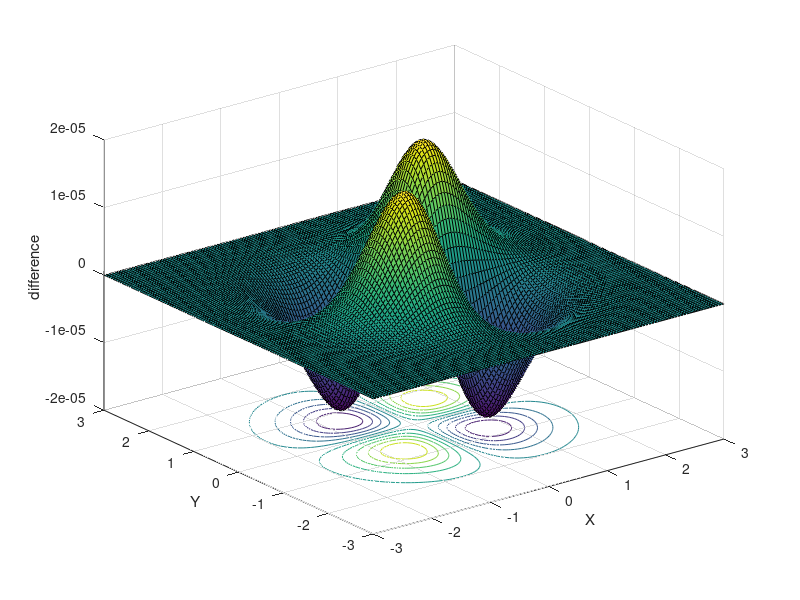

Write the MATLAB code that produced this figure.
close all; clc

lims=3;
figure;

for step=1:-0.05:0.05

    x=-lims:step:lims;
    y=-lims:step:lims;

    [X,Y]=meshgrid(x,y);

    gaussian=exp(-(X.*X+Y.*Y));

    XPlus=X+step;
    YPlus=Y+step;
    XMinus=X-step;
    YMinus=Y-step;

    difference=(exp(-(XPlus.*XPlus+YPlus.*YPlus))-exp(-(XPlus.*XPlus+YMinus.*YMinus))-exp(-(XMinus.*XMinus+YPlus.*YPlus))+exp(-(XMinus.*XMinus+YMinus.*YMinus)))/4*0.1*0.1;

    surfc(X,Y,difference)

    xlabel('X');
    ylabel('Y');
    zlabel('difference');
    
    drawnow
    pause(step);
    
end